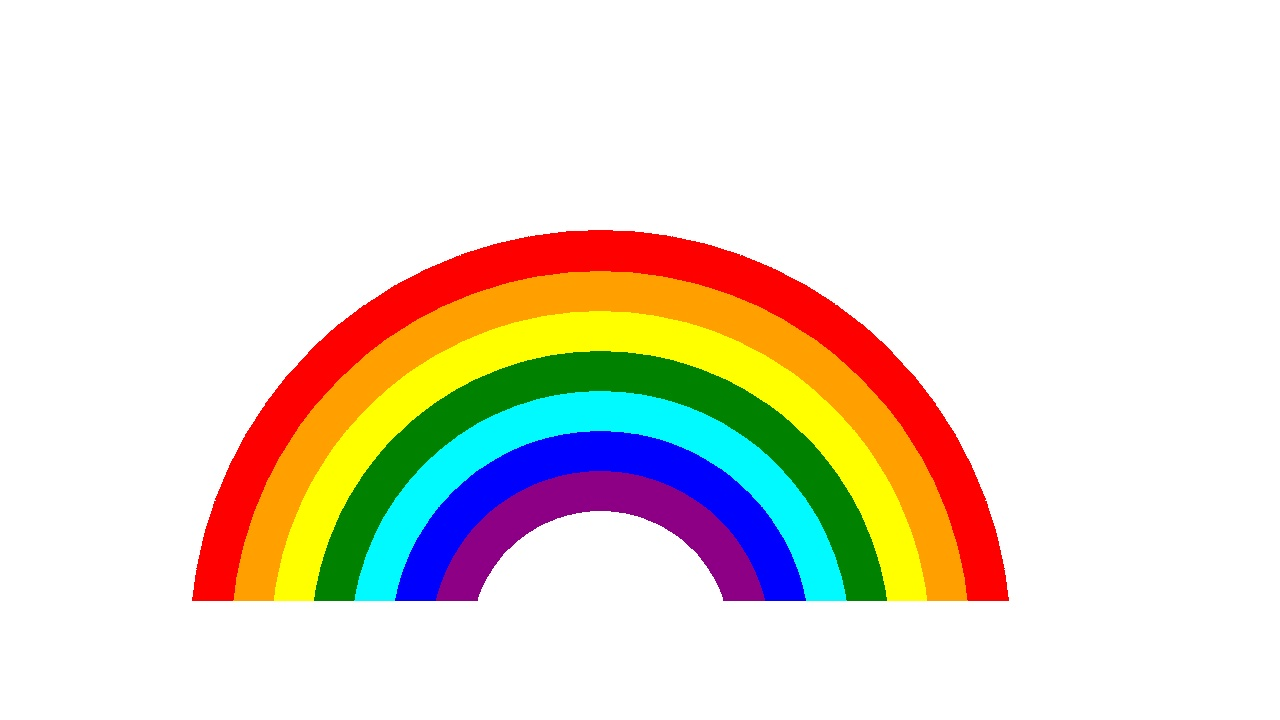
#> input picture Input/Rainbow.jpg, 1280 x 720 px, found by its file name
$ jupyter execute --allow-errors PIL.ipynb
#> lines starting #> are read from the running program, lines starting #| are printed output that depends on the picture
[cell 1]
from PIL import Image, ImageOps, ImageDraw, ImageFont
from bidi.algorithm import get_display
import arabic_reshaper
import numpy as np
import matplotlib.pyplot as plt

[cell 2]
#Read a color image with PIL

img = Image.open("Input\Rainbow.jpg")
#> img is the input picture: PIL image 1280x720 RGB; mean R, G, B 231.6, 223.5, 210.4
plt.axis('off')
plt.imshow(img)
plt.show()
draw = ImageDraw.Draw(img)

[cell 3]
#Adding a Persian Text to image

font = ImageFont.truetype("Input\B_Morvarid.ttf", 100)
text = "به نام خدای رنگین کمان"
#> (the rest of this cell did not finish here and is left out)

[cell 4]
# Calculate 3 histograms and show with plt

colors = [ "red" , "green" , "blue"]
b = np.zeros(256)
g = np.zeros(256)
r = np.zeros(256)

pixels = img.load()
width, height = img.size
#> width = 1280; height = 720

for x in range(height):
    for y in range(width):
            value = pixels[y,x]
            r[value[0]] = r[value[0]]+1
            g[value[1]] = g[value[1]]+1
            b[value[2]] = b[value[2]]+1
#> after the loop, b = 256 values, max 718225 at index 255, min 0 at index 89, mean 3600; g = 256 values, max 724369 at index 255, min 0 at index 57, mean 3600; r = 256 values, max 763236 at index 255, min 0 at index 154, mean 3600

plt.plot(b , color= colors[2])
plt.plot(r , color= colors[0])
plt.plot(g , color= colors[1])
#> figure, not shown here; curve peaks at x = 255, y = 718225; curve peaks at x = 255, y = 763236; curve peaks at x = 255, y = 724369

[cell 5]
# Equalizes the image histogram

equalized_img = ImageOps.equalize(img, mask=None)
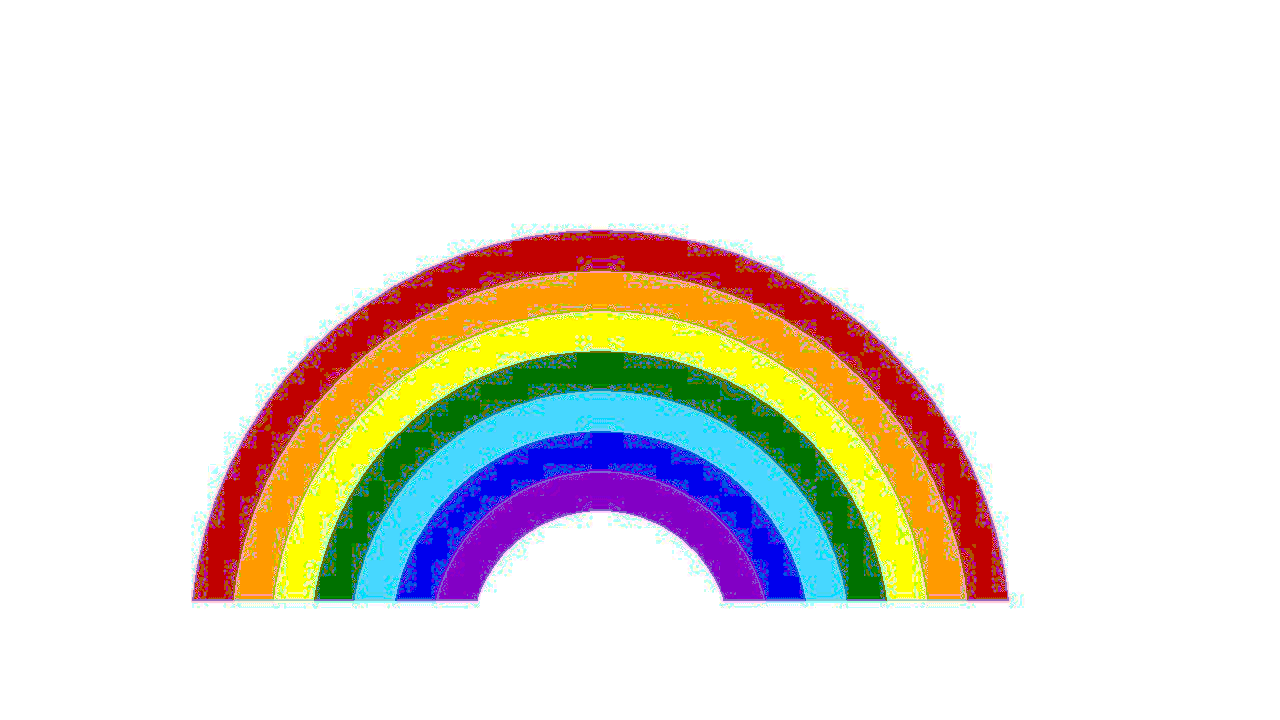
#> equalized_img: PIL image 1280x720 RGB; mean R, G, B 229.5, 224.1, 216.7
r, g, b = equalized_img.split()
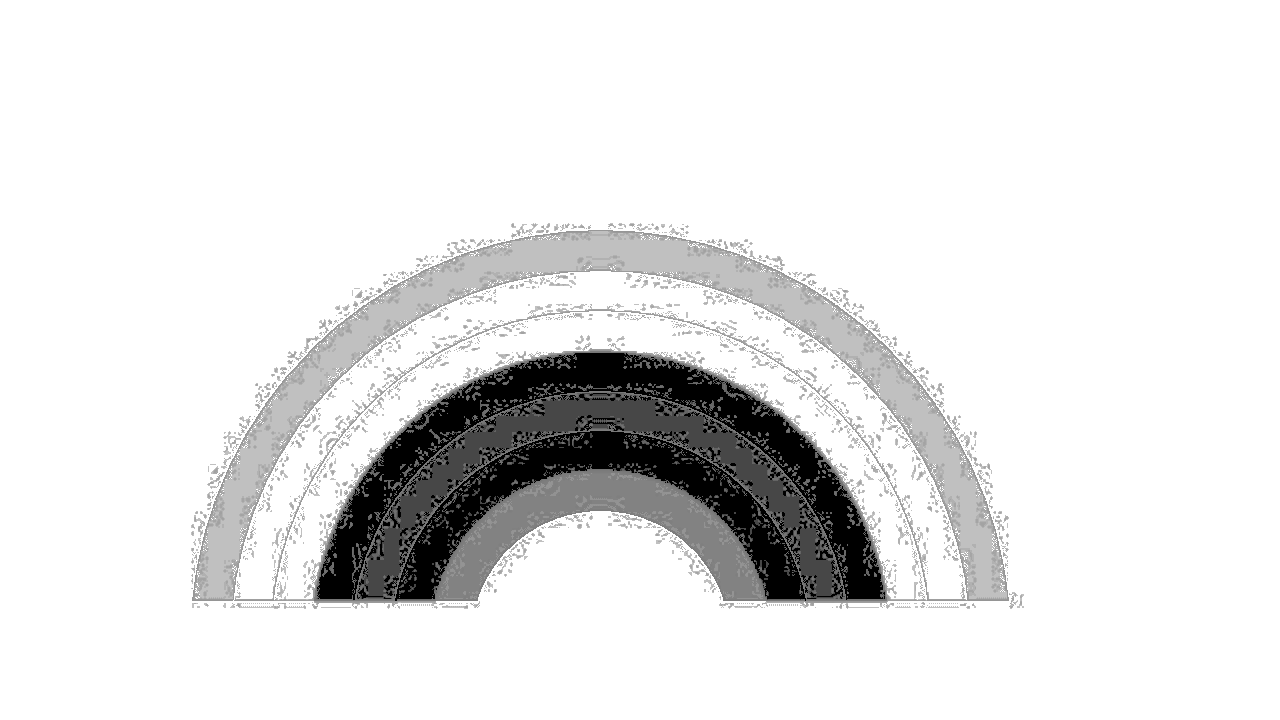
#> r: PIL image 1280x720 L; min 0, max 255, mean 229.5
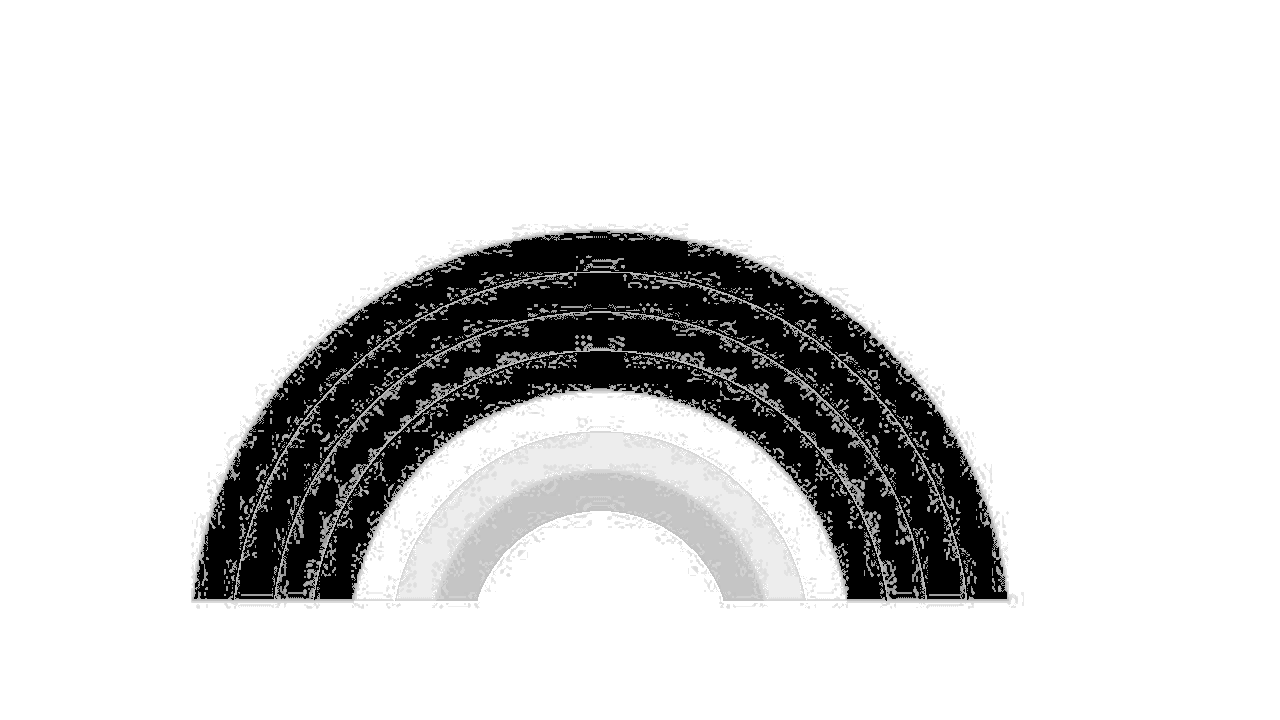
#> b: PIL image 1280x720 L; min 0, max 255, mean 216.7
plt.plot(r.histogram(), color='red')
plt.plot(g.histogram(), color='green')
plt.plot(b.histogram(), color='blue')
plt.show()
#> figure, not shown here; curve peaks at x = 255, y = 763236; curve peaks at x = 255, y = 724369; curve peaks at x = 255, y = 718225
plt.imshow(equalized_img, cmap='gray')
plt.show()

[cell 6]
# Convert image to gray

gray_img = img.convert("L")
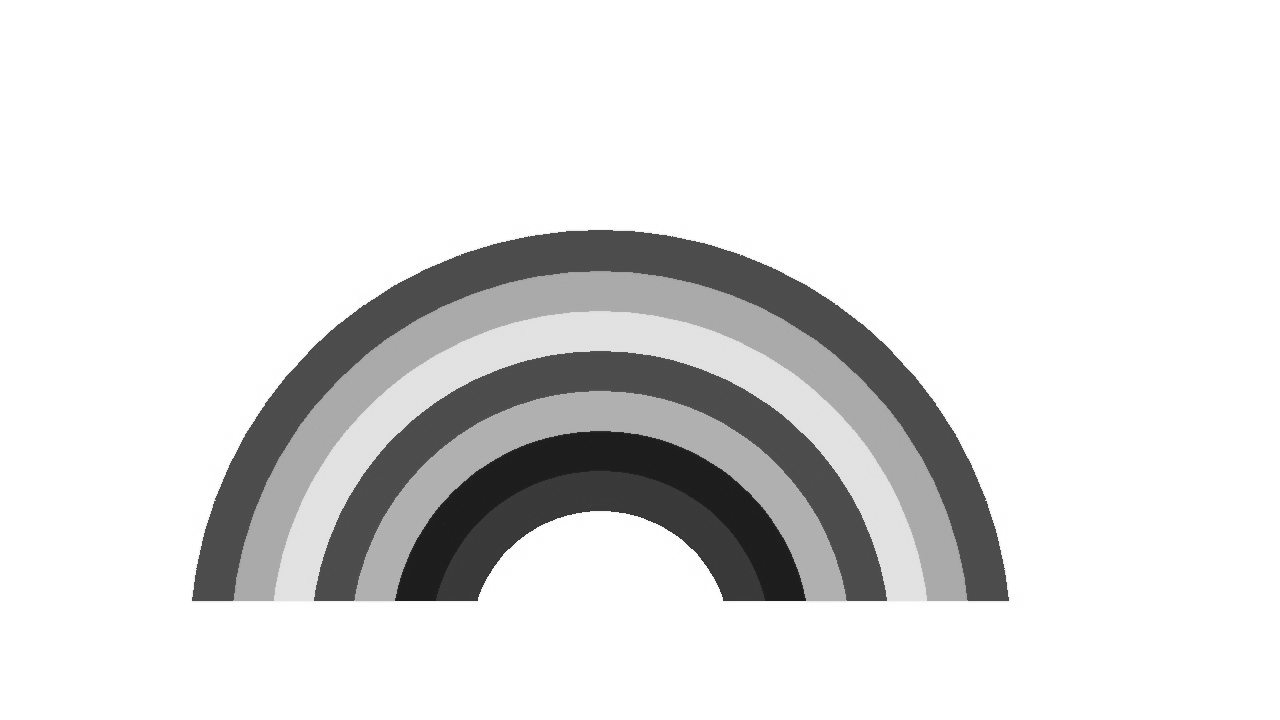
#> gray_img: PIL image 1280x720 L; min 27, max 255, mean 224.4
plt.imshow(gray_img, cmap='gray')

[cell 7]
#Calculate histogram and show with plt

gray_scale = np.zeros(256)
gray = gray_img.load()
width, height = img.size

for x in range(height):
    for y in range(width):
            value = gray[y,x]
            gray_scale[value] = gray_scale[value]+1
#> after the loop, gray_scale = 256 values, max 692829 at index 255, min 0 at index 0, mean 3600


plt.plot(gray_scale , color= "blue")
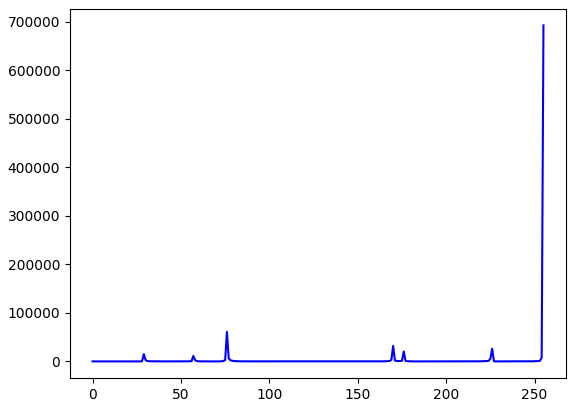
#> figure drawn by matplotlib, 1 panel; curve peaks at x = 255, y = 692829

[cell 8]
# Equalizes the gray image histogram

plt.plot(gray_img.histogram())
plt.show()
#> figure, not shown here; curve peaks at x = 255, y = 692829
